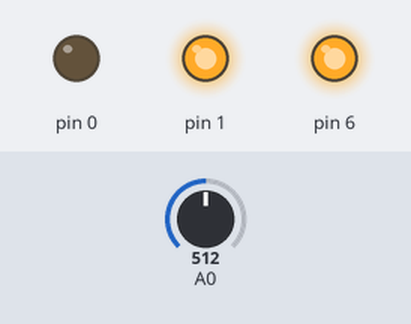
Simulated run of this sketch. Board: Arduino Uno, built for the host (arithmetic inside an expression is 32-bit, double 64-bit). Shown: output pins drawn as LEDs (lit = HIGH). The inputs (shaded band) are chosen by the test bench; at power-on: A0 = 512.

Above: at 1.2 s.
1.3 s: A0 set to 164
2.8 s: A0 set to 147
At 4.0 s:
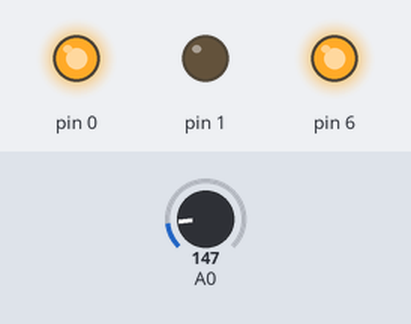
4.3 s: A0 set to 122
At 5.2 s:
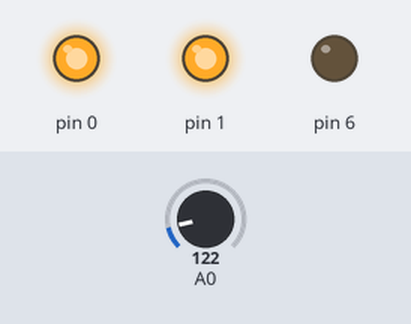
5.8 s: A0 set to 306
At 6.4 s:
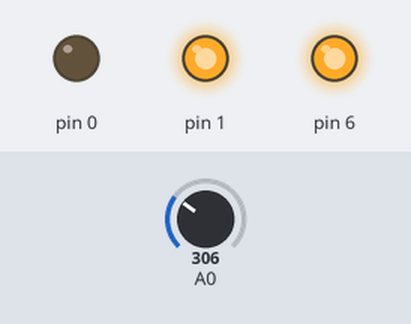
7.3 s: A0 set to 0
At 8.7 s:
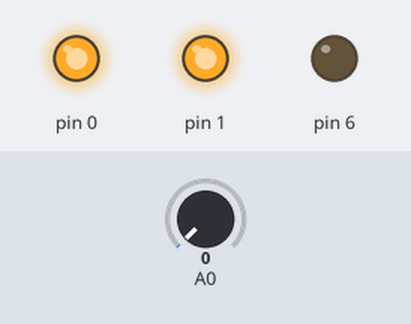
Timing chart, 0 to 9.8 s (numbered marks = the images above; inputs shaded):
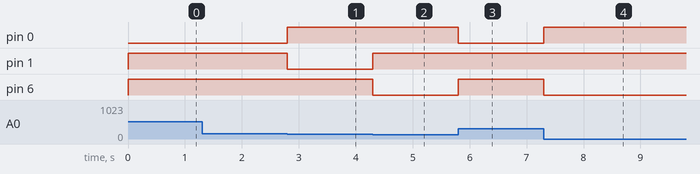

Measured:
- the behaviour switches between 148 and 147 on A0 (found by bisection; images 0 and 1)
- after the input at 1.3 s, every drawn part: stays the same
- after the input at 2.8 s, pin 0: LOW → HIGH at once; pin 1: HIGH → LOW at once
- after the input at 4.3 s, pin 1: LOW → HIGH at once; pin 6: HIGH → LOW at once
- after the input at 5.8 s, pin 0: HIGH → LOW at once; pin 6: LOW → HIGH at once
- after the input at 7.3 s, pin 0: LOW → HIGH at once; pin 6: HIGH → LOW at once

The sketch:

exp06-reading-temperature-sensor.ino
```cpp
const int RLED = PB0;
const int GLED = PB1;
const int BLED = PB6;

const int TEMP = PA0;

const int LOWER_BOUND = 139;
const int UPPER_BOUND = 147;

int val = 0;

void setup() {
  // put your setup code here, to run once:
  pinMode(TEMP, INPUT);

  pinMode(RLED, OUTPUT);
  pinMode(GLED, OUTPUT);
  pinMode(BLED, OUTPUT);

}

void loop() {
  // put your main code here, to run repeatedly:
  val = analogRead(TEMP);

  if(val < LOWER_BOUND){ //LED is blue
  digitalWrite(RLED, HIGH);
  digitalWrite(GLED, HIGH);
  digitalWrite(BLED, LOW);
  }
  else if(val > UPPER_BOUND){ //LED is red
    digitalWrite(RLED, LOW);
    digitalWrite(GLED, HIGH);
    digitalWrite(BLED, HIGH);
  }
  else{
    digitalWrite(RLED, HIGH);
    digitalWrite(GLED, LOW);
    digitalWrite(BLED, HIGH);
  }

}
```
